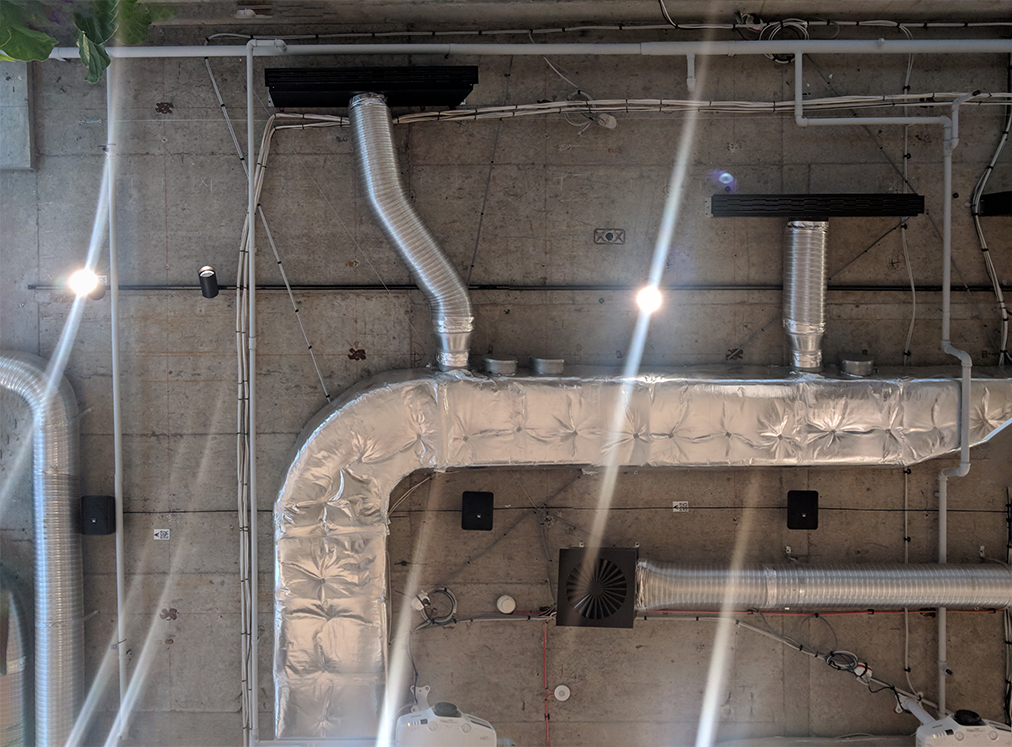
#> input picture imageStitch_down.jpg, 1012 x 747 px
$ jupyter execute 'test feature points.ipynb'   (shell and % lines are left out)
#> lines starting #> are read from the running program, lines starting #| are printed output that depends on the picture; after the words box and inside, x2 and y2 are one past the last pixel; in counts of white or black regions, pixels touching at a corner belong together
# test feature points
test the feature points of the roof images are stable

[cell 1]
import cv2
import numpy as np
import matplotlib.pyplot as plt

[cell 2]
# Makes the matplotlib plots appear inline in this jupyter notebook

[cell 3]
folderPath = ""
folderPath = ""
imgName = "imageStitch_down.jpg"
# subImgName = "largeTrueSub_down.jpg"
newImage = "subImage_down.jpg"
subImgName = "subImage_down.jpg"

[cell 4]
def show_image(im, name=""):

    h,w = im.shape[:2]
    print(name, im.shape)
    plt.imshow(im, cmap='gray')
    plt.show()

[cell 5]
# resize variables
x_size, y_size = 0.5, 0.5
super_rgb   =    cv2.resize(cv2.imread(folderPath + imgName,    cv2.IMREAD_COLOR), None, fx=x_size, fy=y_size)
super_grey  =    cv2.resize(cv2.imread(folderPath + imgName,    cv2.IMREAD_GRAYSCALE), None, fx=x_size, fy=y_size)
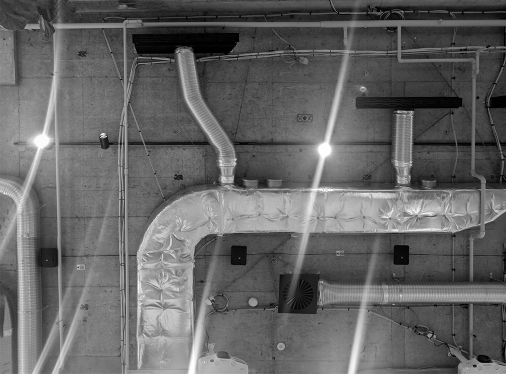
#> super_grey: shape (374, 506); min 0, max 255, mean 100.4
search_rgb  =    cv2.resize(cv2.imread(folderPath + subImgName, cv2.IMREAD_COLOR), None, fx=x_size, fy=y_size)
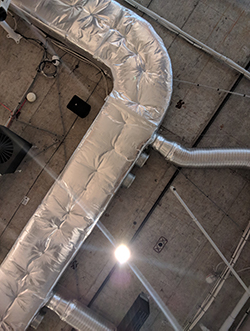
#> input picture subImage_down.jpg, 250 x 331 px
search_grey =    cv2.resize(cv2.imread(folderPath + subImgName, cv2.IMREAD_GRAYSCALE), None, fx=x_size, fy=y_size)
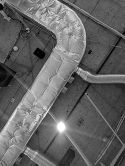
#> search_grey: shape (166, 125); min 0, max 255, mean 100.3

plt.rcParams['figure.figsize'] = (20, 15)
fig1, ((ax1, ax2), (ax3, ax4)) = plt.subplots(nrows=2, ncols=2)


# fig2, ax = plt.plot(wav_t, s1)

ax1.imshow(super_rgb,cmap='gray')
ax2.imshow(search_rgb,cmap='gray')
ax3.imshow(super_grey,cmap='gray')
ax4.imshow(search_grey,cmap='gray')

# [4 lines of commented-out code are left out]

# show orb features in all images

ORB features were found to be not as robust as SIFT features (this is what we use later and works better)

[cell 6]
def add_orb(img, nfeat):
    """
    add orb features to image for showing
    """
#> called with nfeat = 1000
    # Initiate ORB detector
    orb = cv2.ORB_create(nfeatures=nfeat, scoreType=cv2.ORB_FAST_SCORE)
    # find the keypoints with ORB
    kp = orb.detect(img, None)
#> kp = 975 keypoints; strongest (x, y, size): (102, 134, 31), (411, 111, 31), (103, 133, 37.2), (412, 112, 37.2)
    # compute the descriptors with ORB
    kp, des = orb.compute(img, kp)
    # draw only keypoints location,not size and orientation
    img2 = cv2.drawKeypoints(img, kp, None, color=(0,255,0), flags=0)
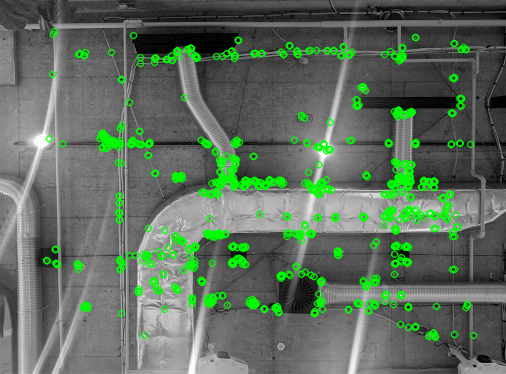
#> img2: shape (374, 506, 3); mean of channels 0, 1, 2 93.7, 110.2, 93.7; drawn as B, G, R
    return img2

fig1, ((ax1, ax2)) = plt.subplots(nrows=1, ncols=2)
im1 = add_orb(super_grey,1000)
im2 = add_orb(search_grey,100)
#> call 2 of add_orb, with nfeat = 100
#> in add_orb (call 2), `kp = orb.detect(img, None)`: kp = 61 keypoints; strongest (x, y, size): (47, 110, 37.2), (47, 111, 31), (78, 73, 31), (56, 43, 31)
#> in add_orb (call 2), `img2 = cv2.drawKeypoints(img, kp, None, color=(0,255,0), flags=0)`:
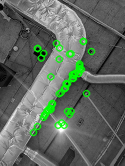
#> img2: shape (166, 125, 3); mean of channels 0, 1, 2 95.6, 106.5, 95.6; drawn as B, G, R
ax1.imshow(im1); ax2.imshow(im2)

# Try a another method call the sho-tomasi method to find some other features
again not as good

[cell 7]
corners = cv2.goodFeaturesToTrack(super_grey,300,0.01,10)
#> corners = 300 rows, first 8: [475, 365], [101, 134], [235, 159], [397, 111], [211, 300], [430, 334], [412, 112], [396, 27]
corners = np.int0(corners)
img = super_rgb.copy()
# compute the descriptors with ORB
for i in corners:
    x,y = i.ravel()
    cv2.circle(img,(x,y),2,255,-1)
#> this loop made 300 passes
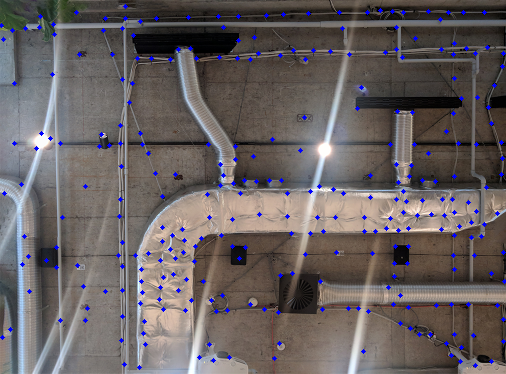
#> img: shape (374, 506, 3); mean B, G, R 97.5, 96.8, 103.9
plt.imshow(img), plt.show()

corners = cv2.goodFeaturesToTrack(search_grey,50,0.01,10)
#> corners = 50 rows, first 8: [3, 4], [14, 47], [23, 152], [28, 30], [78, 66], [72, 75], [36, 153], [65, 86]
corners = np.int0(corners)
img = search_rgb.copy()
# compute the descriptors with ORB
for i in corners:
    x,y = i.ravel()
    cv2.circle(img,(x,y),2,255,-1)
#> this loop made 50 passes
#> (x, y) on passes 1 to 12: (3, 4), (14, 47), (23, 152), (28, 30), (78, 66), (72, 75), (36, 153), (65, 86), (37, 48), (9, 18), (48, 114), (123, 33)
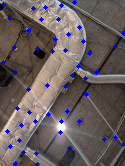
#> img: shape (166, 125, 3); mean B, G, R 96.1, 94.3, 104.9
plt.imshow(img);

# Working Example: SIFT features and FLANN based matcher
(google FLANN and SIFT opencv and you'll see explanations

## define a function that finds the centroid of a quadrilaeral

[cell 8]
def centroid(points):
    x_coords = [p[0][0] for i, p in enumerate(points)]
    y_coords = [p[0][1] for i, p in enumerate(points)]
    _len = len(points)
    centroid_x = int(sum(x_coords)/_len)
    centroid_y = int(sum(y_coords)/_len)
    return [centroid_x, centroid_y]

[cell 9]
# get the images
img1 = search_grey.copy()
img2 = super_grey.copy()

# create some contrast
b = 64.
c = 2
img1 = cv2.addWeighted(img1,1. + c/127.,img1,0, b - c)
img2 = cv2.addWeighted(img2,1. + c/127.,img2,0, b - c)
#> img2: shape (374, 506)

# Guassian blur the images with a window of 7x7
img1 = cv2.GaussianBlur(img1, (7,7),0)
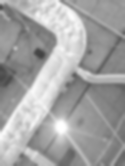
#> img1: shape (166, 125); min 66, max 255, mean 163.4
img2 = median = cv2.GaussianBlur(img2, (7,7),0)

## Get the SIFT features

[cell 10]
# Initiate SIFT detector
sift = cv2.xfeatures2d.SIFT_create(nfeatures=10000)

# find the keypoints and descriptors with SIFT
kp1, des1 = sift.detectAndCompute(img1,None)
#> kp1 = 73 keypoints; strongest (x, y, size): (61, 127, 12), (39, 93, 23.5), (85, 74, 6.7), (65, 56, 21.8)
kp2, des2 = sift.detectAndCompute(img2,None)
#> kp2 = 341 keypoints; strongest (x, y, size): (184, 58, 13.6), (46, 257, 20), (399, 251, 19.5), (237, 250, 22.3)

## Put them through the FLANN algo
kNN and tree based algorithm

[cell 11]
FLANN_INDEX_KDTREE = 0
index_params = dict(algorithm = FLANN_INDEX_KDTREE, trees = 5)
search_params = dict(checks = 50)

flann = cv2.FlannBasedMatcher(index_params, search_params)

matches = flann.knnMatch(des1,des2,k=2)
#> matches = 73 matches

# store all the good matches as per Lowe's ratio test.
good = []
for m,n in matches:
    if m.distance < 0.7*n.distance:
        good.append(m)
#> this loop made 73 passes
#> after the loop, good = 8 matches

### Print the number of features found

[cell 12]
len(good)
#> Out = 8

## Apply homography and a perspective tranform to get the bounding "box" (quadrilateral)

[cell 13]
MIN_MATCH_COUNT = 5
if len(good)>MIN_MATCH_COUNT:
    src_pts = np.float32([ kp1[m.queryIdx].pt for m in good ]).reshape(-1,1,2)
#> src_pts = [[37.47, 131.7], [51.9, 59.38], [78.55, 100.7], [81.9, 64.43], [84.73, 74.4], [84.73, 74.4], [96.34, 61.17], [98.3, 70.77]]
    dst_pts = np.float32([ kp2[m.trainIdx].pt for m in good ]).reshape(-1,1,2)
#> dst_pts = [[366.1, 181.2], [224.4, 226.5], [271.8, 142.9], [210.1, 180.6], [226.8, 164.4], [226.8, 164.4], [187.1, 159.6], [203.5, 142.2]]

    M, mask = cv2.findHomography(src_pts, dst_pts, cv2.RANSAC,5.0)
#> M = [[-1.84, 1.72, 181], [-2.12, -0.521, 329.4], [-0.0057, 0.00217, 1]]; mask = [0, 1, 1, 1, 1, 1, 1, 1]
#     M = np.linalg.inv(M)
    matchesMask = mask.ravel().tolist()
#> matchesMask = [0, 1, 1, 1, 1, 1, 1, 1]

    h,w = img1.shape
#> h = 166; w = 125
    pts = np.float32([ [0,0],[0,h-1],[w-1,h-1],[w-1,0] ]).reshape(-1,1,2)
#> pts = [[0, 0], [0, 165], [124, 165], [124, 0]]
    dst = cv2.perspectiveTransform(pts,M)
#> dst = [[181, 329.4], [342.4, 179.4], [363.5, -29.6], [-160.6, 226.8]]

    img2 = cv2.polylines(img2,[np.int32(dst)],True,255,3, cv2.LINE_AA)
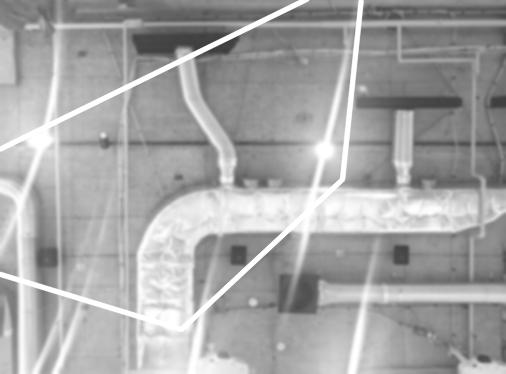
#> img2: shape (374, 506); min 63, max 255, mean 165.8
    centre = tuple(centroid(np.int32(dst)))
#> in centroid, `x_coords = [p[0][0] for i, p in enumerate(points)]`: x_coords = [181, 342, 363, -160]
#> in centroid, `y_coords = [p[0][1] for i, p in enumerate(points)]`: y_coords = [329, 179, -29, 226]
#> in centroid, `centroid_x = int(sum(x_coords)/_len)`: centroid_x = 181
#> in centroid, `centroid_y = int(sum(y_coords)/_len)`: centroid_y = 176
#> centre = (181, 176)
else:
    print ("Not enough matches are found - %d/%d" % (len(good),MIN_MATCH_COUNT))
    matchesMask = None

## Draw the matched features and centroid of boudning box

[cell 14]
plt.rcParams['figure.figsize'] = (20, 15)
draw_params = dict(matchColor = (0,255,0), # draw matches in green color
                   singlePointColor = (255,0,0),
                   matchesMask = matchesMask, # draw only inliers
                   flags = 2)
#> draw_params = {'matchColor': (0, 255, 0), 'singlePointColor': (255, 0, 0), 'matchesMask': [0, 1, 1, 1, 1, 1, 1, 1], 'flags': 2}

cv2.circle(img2,centre, 3,(255,0,0), 3)
#> img2: shape (374, 506); 0.05% of pixels changed, all inside (x1, y1, x2, y2) = (176, 171, 187, 182)
img3 = cv2.drawMatches(img1,kp1,img2,kp2,good,None,**draw_params)
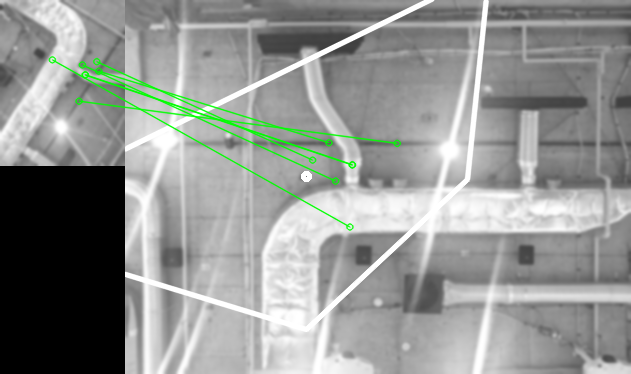
#> img3: shape (374, 631, 3); mean of channels 0, 1, 2 145.5, 148.2, 145.5; drawn as B, G, R


plt.imshow(img3, 'gray');
